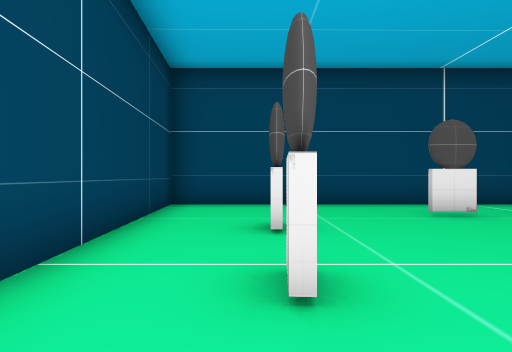
View 1 (above)

12 first-person views from a walk through a scene from a Unity 3-D project. The camera is 1.4 m above the floor, looks level and sees 70° across. The floor is counted in squares, 2 m on a side. Each view is taken from the middle of a square. On the plan, view 1 faces up. The plan holds only what a view shows up to about 11 squares ahead; the rest is blank. The place goes on beyond the plan. The player is left out. Some surface patterns are stand-ins.

View 2
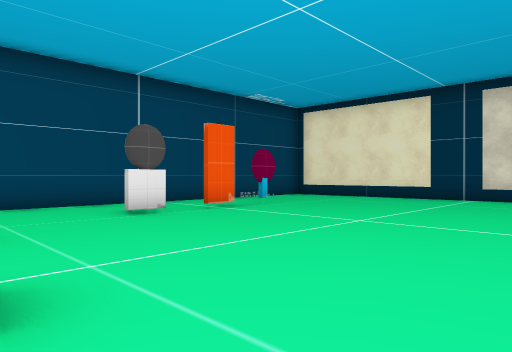

View 3
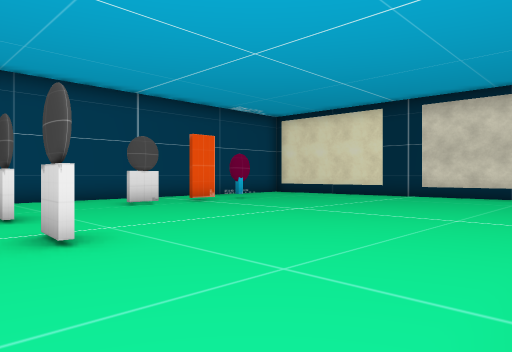

View 4
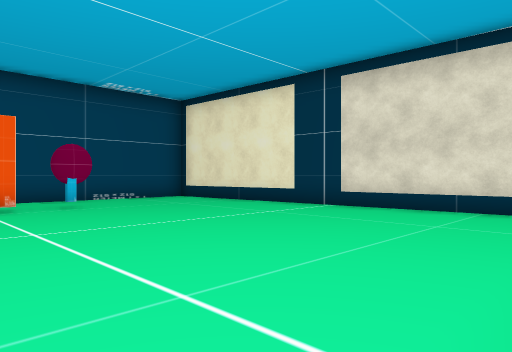

View 5
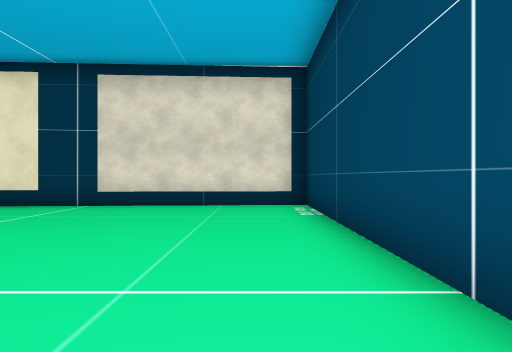

View 6
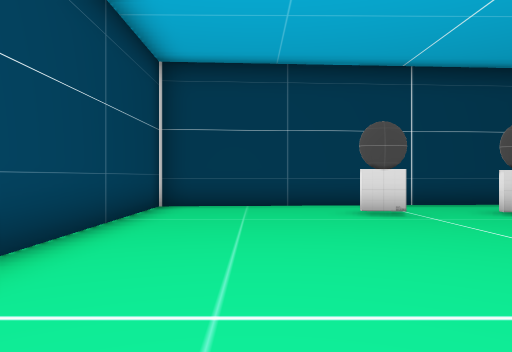

View 7
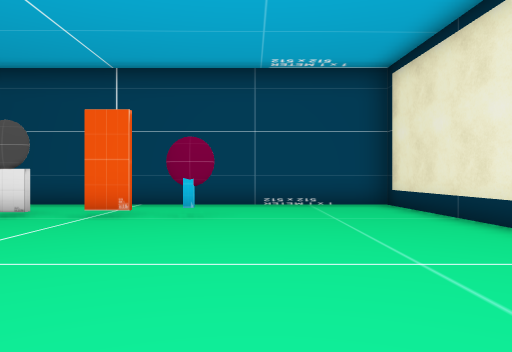

View 8
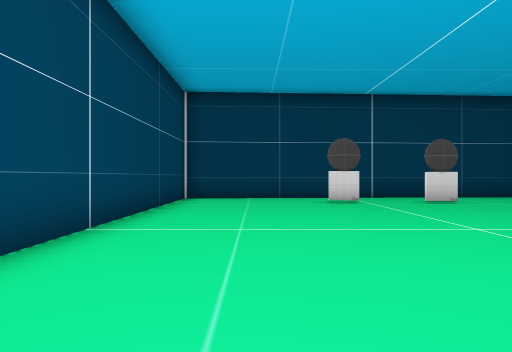

View 9
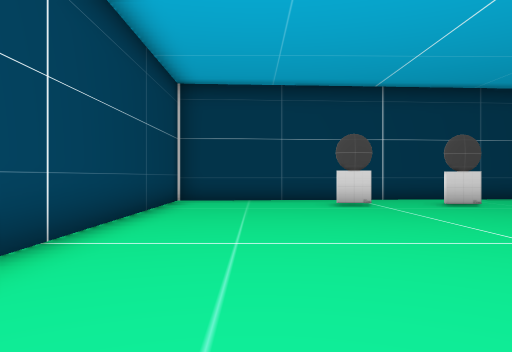

View 10
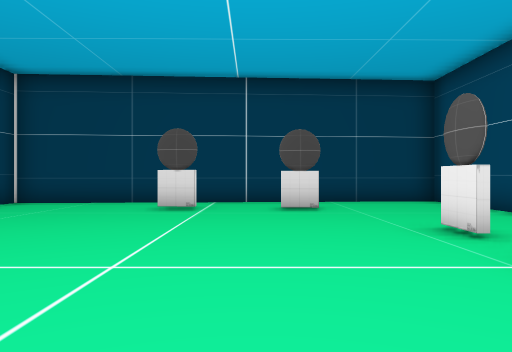

View 11
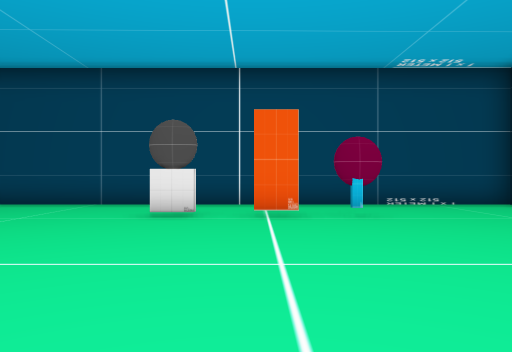

View 12
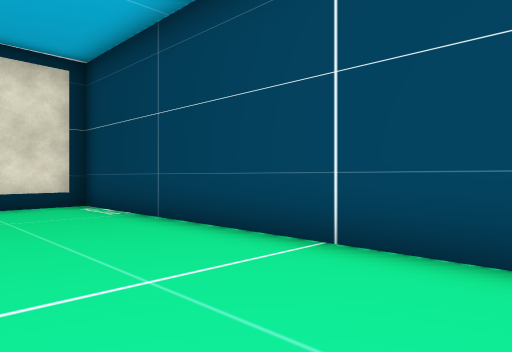

### Floor plan
Points are (right, up) in squares from view 1. A wall is a line through its corners. A room is listed if a view was taken in it or the views show most of it. See-through windows are left out.
Room 1 (views 1, 2, 3, 4, 5, 6, 7, 8, 9, 10, 11, 12)
walls: (5.9, 6.5) (4.9, 6.5); (4, 6.5) (3, 6.5); (0.4, 2.8) (0.3, 1.9); (0.2, 1.9) (0.2, 2.8); (0.4, 5.4) (0.3, 4.4); (-1.4, -2.2) (11.9, -2.2) (11.2, 8.9) (-2.1, 8.9) (-1.4, -2.2)
ways out: gap at (4, 7)

Where each view was taken, in squares from view 1:
view 1: 0 up, 0 right, facing up
view 2: 0 up, 0 right, facing up-right
view 3: 2 down, 1 left, facing up-right
view 4: 2 down, 4 right, facing up-right
view 5: 1 down, 3 right, facing right
view 6: 0 up, 7 right, facing left
view 7: 0 up, 8 right, facing up
view 8: 0 up, 10 right, facing left
view 9: 0 up, 9 right, facing left
view 10: 4 up, 8 right, facing left
view 11: 0 up, 5 right, facing up
view 12: 1 up, 3 right, facing down-right
